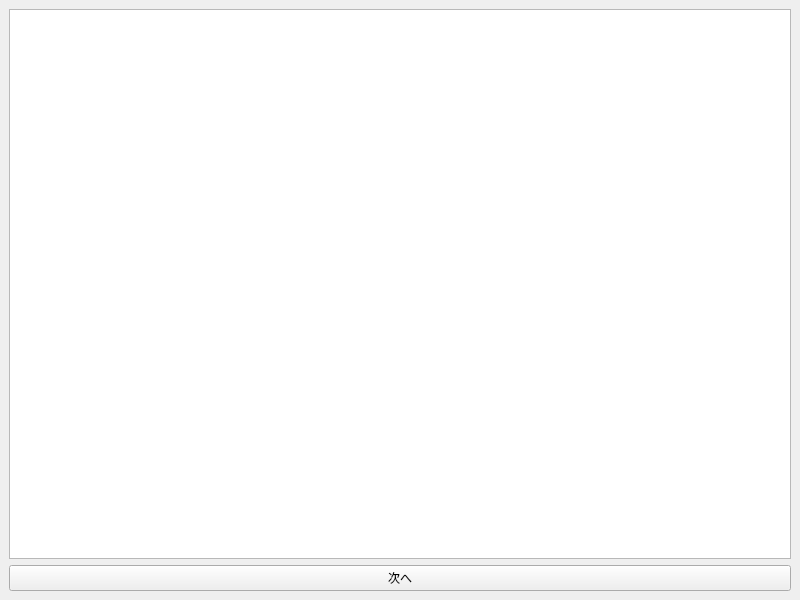
<?xml version="1.0" encoding="UTF-8"?>
<ui version="4.0">
 <class>inputWindow</class>
 <widget class="QMainWindow" name="inputWindow">
  <property name="windowModality">
   <enum>Qt::NonModal</enum>
  </property>
  <property name="geometry">
   <rect>
    <x>0</x>
    <y>0</y>
    <width>800</width>
    <height>600</height>
   </rect>
  </property>
  <property name="windowTitle">
   <string>入力画面</string>
  </property>
  <widget class="QWidget" name="centralwidget">
   <layout class="QVBoxLayout" name="verticalLayout">
    <item>
     <widget class="QPlainTextEdit" name="input_text"/>
    </item>
    <item>
     <widget class="QPushButton" name="next_button">
      <property name="text">
       <string>次へ</string>
      </property>
     </widget>
    </item>
   </layout>
  </widget>
 </widget>
 <resources/>
 <connections/>
</ui>
